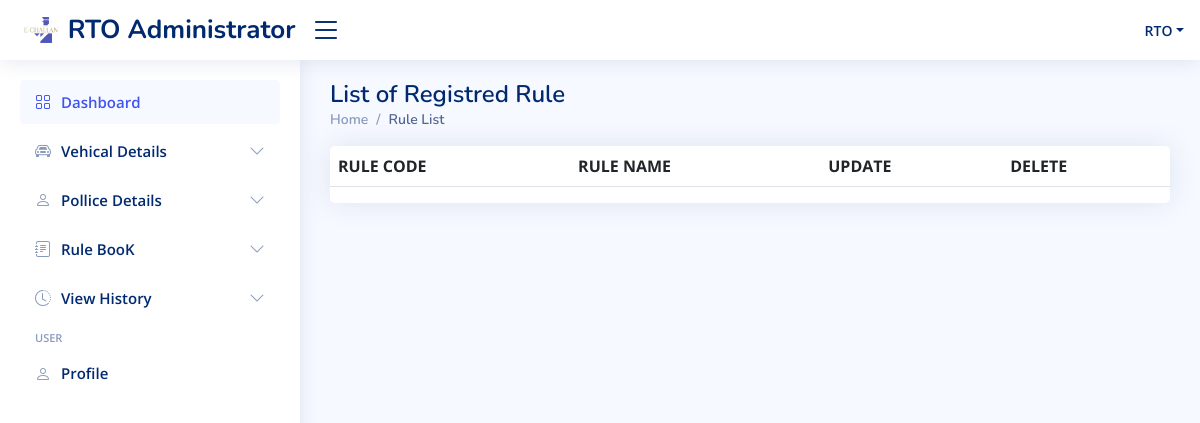
Before: /rto-administrator/rtodashboard/view_rule_list/ (signed in) with the older database file.
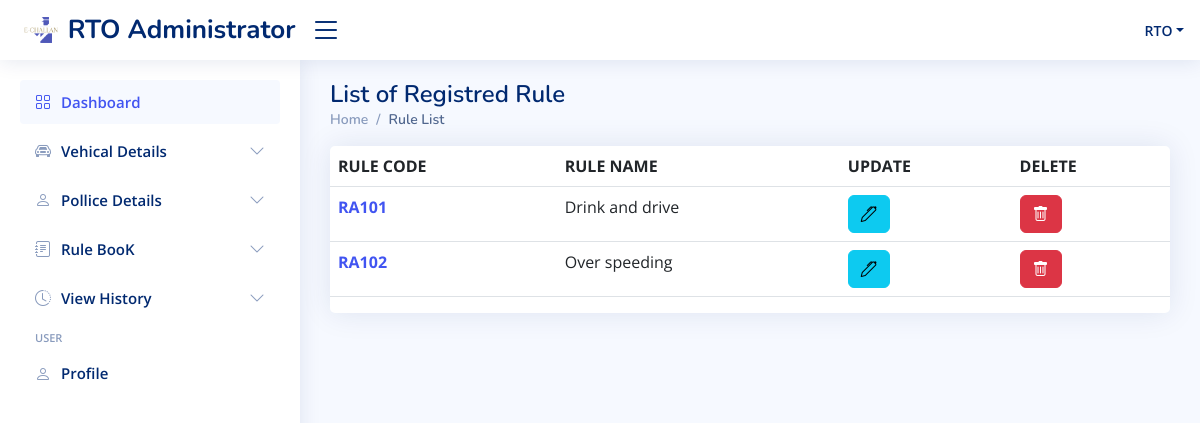
After: the same page with the newer database file.
### rto/models.py (models this page shows, shortened)
class Rules(models.Model):
    rule_id=models.AutoField(primary_key= True)
    rule_code=models.CharField(max_length=50)
    rule_desc=models.CharField(max_length=100,blank=True)
    rule_sect = models.CharField(max_length=50,null=True)
    rule_pen=models.CharField(max_length=100,null=True)

### rto/views.py (the view)
# urls.py: path('rtodashboard/view_rule_list/', views.allrule,name="vehiclelist"),
def allrule(request):
    if authcheck(request):
        allrule = list(Rules.objects.all().values())
        context = {
            'user': user(request),
            'r': allrule
            }
        return render(request, 'rto_rule_list.html',context)
    else:
        return log_rto(request)

### rto/views.py (called while the page is built)
def authcheck(request):
    if request.session.get('login') == False or request.session.get('username') == None:
        return False
    else:
        return True

def user(request):
    user_info = {
        'username': request.session.get('username')
    }
    return user_info

### rto/templates/rto_rule_list.html (shortened to what this page needs)
{% extends 'base.html' %}
{% block body1 %}
<main id="main" class="main">
  <div class="pagetitle">
    <h1>List of Registred Rule</h1>
    <nav>
      <ol class="breadcrumb">
        <li class="breadcrumb-item"><a href="../">Home</a></li>
        <li class="breadcrumb-item active">Rule List</li>
      </ol>
    </nav>
  </div>
  <section class="section">
    <div class="row">
      <div class="col-lg-12">
        <div class="col-12">
          <div class="card  overflow-auto">
            <table class="table table-border datatable">
              <thead>
                <tr>
                  <th scope="col">RULE CODE</th>
                  <th scope="col">RULE NAME</th>
                  <th scope="col">UPDATE </th>
                  <th scope="col">DELETE </th>
                </tr>
              </thead>
              <tbody>
                {% for i in r %}
                <tr>
                  <th scope="row"><a href="show_rid/{{ i.rule_id}}">{{i.rule_code}}</a></th>
                  <td>{{i.rule_desc}}</td>
                  <td><a href="update_rid/{{ i.rule_id}}" class="btn btn-info"><i class="bi bi-pen"></i></a></td>
                  <td><button type="button" class="btn btn-danger" data-bs-toggle="modal" data-bs-target="#basicModal{{ i.rule_id}}">
                    <i class="bi bi-trash"></i>
                  </button></td>
                </tr>
                {% endfor %}
              </tbody>
            </table>
          </div>
        </div>
    </div>
    </div>
  </section>
</main>
{% endblock body1 %}

Changed rows visible on the page:
added Rules: rule_code "RA101", rule_desc "Drink and drive"
added Rules: rule_code "RA102", rule_desc "Over speeding"
